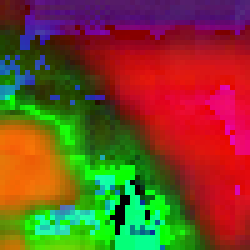
#> input picture skin2.png, 50 x 50 px (shown 5 times larger)
$ python backprojection.py
#> lines starting #> are read from the running program, lines starting #| are printed output that depends on the picture; after the words box and inside, x2 and y2 are one past the last pixel; in counts of white or black regions, pixels touching at a corner belong together
# https://docs.opencv.org/master/dc/df6/tutorial_py_histogram_backprojection.html

import numpy as np
import cv2 as cv
roi = cv.imread('skin2.png')
#> roi is the input picture: shape (50, 50, 3); mean B, G, R 40.1, 74.5, 116.6
hsv = cv.cvtColor(roi,cv.COLOR_BGR2HSV)
#> hsv: shape (50, 50, 3); mean H, S, V 78.3, 230.7, 163.6
target = cv.imread('head.png')
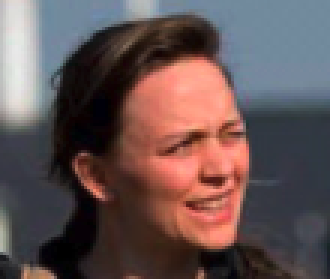
#> input picture head.png, 110 x 93 px (shown 3 times larger)
#> target is the input picture: shape (93, 110, 3); mean B, G, R 83.5, 83.6, 101.4
hsvt = cv.cvtColor(target,cv.COLOR_BGR2HSV)
#> hsvt: shape (93, 110, 3); mean H, S, V 63.2, 90, 111.5
# calculating object histogram
roihist = cv.calcHist([hsv],[0, 1], None, [180, 256], [0, 180, 0, 256] )
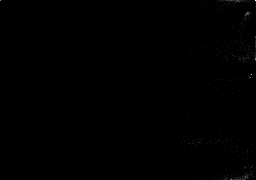
#> roihist: shape (180, 256) float32; min 0, max 32, mean 0.1; drawn with min black and max white
# normalize histogram and apply backprojection
cv.normalize(roihist,roihist,0,255,cv.NORM_MINMAX)
#> roihist: shape (180, 256) float32; 2.93% of pixels changed, all inside (x1, y1, x2, y2) = (0, 0, 256, 180)
dst = cv.calcBackProject([hsvt],[0,1],roihist,[0,180,0,256],1)
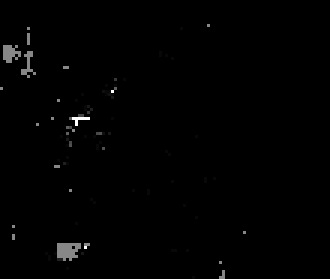
#> dst: shape (93, 110) (shown 3 times larger); min 0, max 255, mean 1.8
# Now convolute with circular disc
disc = cv.getStructuringElement(cv.MORPH_ELLIPSE,(5,5))
cv.filter2D(dst,-1,disc,dst)
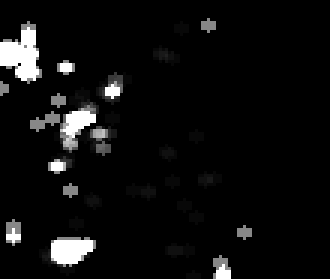
#> dst: shape (93, 110) (shown 3 times larger); 11.69% of pixels changed, all inside (x1, y1, x2, y2) = (0, 6, 84, 93)
# threshold and binary AND
ret,thresh = cv.threshold(dst,50,255,0)
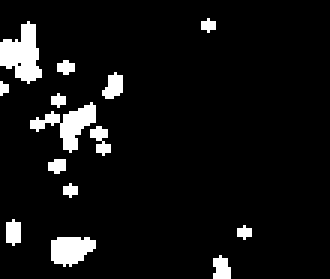
#> thresh: shape (93, 110) (shown 3 times larger); 7% white; 14 white regions (5 under 20 px), largest, box (x1, y1, x2, y2) and area: (0, 7, 14, 28) 177, (10, 34, 32, 51) 145, (17, 79, 32, 89) 113
thresh = cv.merge((thresh,thresh,thresh))
res = cv.bitwise_and(target,thresh)
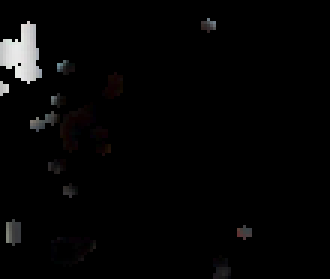
#> res: shape (93, 110, 3) (shown 3 times larger); mean B, G, R 5.1, 5.1, 5.2
res = np.vstack((target,thresh,res))
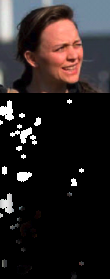
#> res: shape (279, 110, 3); mean B, G, R 35.5, 35.5, 41.5
cv.imwrite('head_in_skin2.jpg',res)
